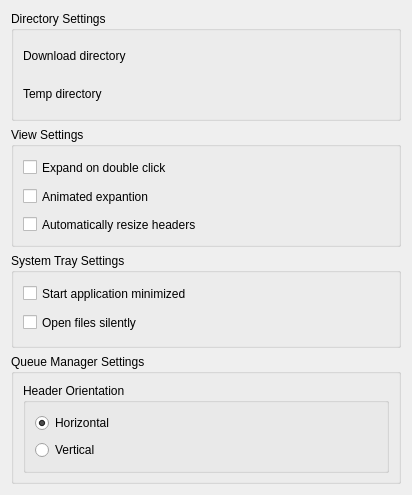
<ui version="4.0" >
 <class>DisplaySettings</class>
 <widget class="QWidget" name="DisplaySettings" >
  <property name="geometry" >
   <rect>
    <x>0</x>
    <y>0</y>
    <width>398</width>
    <height>479</height>
   </rect>
  </property>
  <property name="windowTitle" >
   <string>Display</string>
  </property>
  <layout class="QVBoxLayout" name="verticalLayout_6" >
   <item>
    <widget class="QGroupBox" name="directorySettings" >
     <property name="minimumSize" >
      <size>
       <width>390</width>
       <height>110</height>
      </size>
     </property>
     <property name="title" >
      <string>Directory Settings</string>
     </property>
     <layout class="QVBoxLayout" name="verticalLayout_3" >
      <item>
       <layout class="QHBoxLayout" name="horizontalLayout_6" >
        <item>
         <widget class="QLabel" name="label_6" >
          <property name="minimumSize" >
           <size>
            <width>122</width>
            <height>30</height>
           </size>
          </property>
          <property name="text" >
           <string>Download directory</string>
          </property>
          <property name="buddy" >
           <cstring>kcfg_downloadDirectory</cstring>
          </property>
         </widget>
        </item>
        <item>
         <widget class="KUrlRequester" name="kcfg_downloadDirectory" >
          <property name="sizePolicy" >
           <sizepolicy vsizetype="Preferred" hsizetype="Expanding" >
            <horstretch>0</horstretch>
            <verstretch>0</verstretch>
           </sizepolicy>
          </property>
         </widget>
        </item>
       </layout>
      </item>
      <item>
       <layout class="QHBoxLayout" name="horizontalLayout_5" >
        <item>
         <widget class="QLabel" name="label_5" >
          <property name="minimumSize" >
           <size>
            <width>122</width>
            <height>30</height>
           </size>
          </property>
          <property name="text" >
           <string>Temp directory</string>
          </property>
          <property name="buddy" >
           <cstring>kcfg_tempDirectory</cstring>
          </property>
         </widget>
        </item>
        <item>
         <widget class="KUrlRequester" name="kcfg_tempDirectory" >
          <property name="sizePolicy" >
           <sizepolicy vsizetype="Preferred" hsizetype="Expanding" >
            <horstretch>0</horstretch>
            <verstretch>0</verstretch>
           </sizepolicy>
          </property>
         </widget>
        </item>
       </layout>
      </item>
     </layout>
    </widget>
   </item>
   <item>
    <widget class="QGroupBox" name="viewSettings" >
     <property name="minimumSize" >
      <size>
       <width>240</width>
       <height>120</height>
      </size>
     </property>
     <property name="title" >
      <string>View Settings</string>
     </property>
     <layout class="QVBoxLayout" name="verticalLayout" >
      <item>
       <widget class="QCheckBox" name="kcfg_expandOnDoubleClick" >
        <property name="minimumSize" >
         <size>
          <width>220</width>
          <height>23</height>
         </size>
        </property>
        <property name="text" >
         <string>Expand on double click</string>
        </property>
       </widget>
      </item>
      <item>
       <widget class="QCheckBox" name="kcfg_animatedExpantion" >
        <property name="minimumSize" >
         <size>
          <width>220</width>
          <height>23</height>
         </size>
        </property>
        <property name="text" >
         <string>Animated expantion</string>
        </property>
       </widget>
      </item>
      <item>
       <widget class="QCheckBox" name="kcfg_automaticallyResizeHeaders" >
        <property name="minimumSize" >
         <size>
          <width>220</width>
          <height>23</height>
         </size>
        </property>
        <property name="text" >
         <string>Automatically resize headers</string>
        </property>
       </widget>
      </item>
     </layout>
    </widget>
   </item>
   <item>
    <widget class="QGroupBox" name="systemTraySettings" >
     <property name="minimumSize" >
      <size>
       <width>240</width>
       <height>95</height>
      </size>
     </property>
     <property name="title" >
      <string>System Tray Settings</string>
     </property>
     <layout class="QVBoxLayout" name="verticalLayout_2" >
      <item>
       <widget class="QCheckBox" name="kcfg_startMinimized" >
        <property name="minimumSize" >
         <size>
          <width>220</width>
          <height>23</height>
         </size>
        </property>
        <property name="text" >
         <string>Start application minimized</string>
        </property>
       </widget>
      </item>
      <item>
       <widget class="QCheckBox" name="kcfg_openFilesSilently" >
        <property name="minimumSize" >
         <size>
          <width>220</width>
          <height>23</height>
         </size>
        </property>
        <property name="text" >
         <string>Open files silently</string>
        </property>
       </widget>
      </item>
     </layout>
    </widget>
   </item>
   <item>
    <widget class="QGroupBox" name="queueManagerWidgetSettings" >
     <property name="minimumSize" >
      <size>
       <width>390</width>
       <height>130</height>
      </size>
     </property>
     <property name="title" >
      <string>Queue Manager Settings</string>
     </property>
     <layout class="QVBoxLayout" name="verticalLayout_5" >
      <item>
       <widget class="QGroupBox" name="headerOrientation" >
        <property name="minimumSize" >
         <size>
          <width>140</width>
          <height>90</height>
         </size>
        </property>
        <property name="title" >
         <string>Header Orientation</string>
        </property>
        <layout class="QVBoxLayout" name="verticalLayout_4" >
         <item>
          <widget class="QRadioButton" name="kcfg_headerOrientationHorizontal" >
           <property name="text" >
            <string>Horizontal</string>
           </property>
           <property name="checked" >
            <bool>true</bool>
           </property>
          </widget>
         </item>
         <item>
          <widget class="QRadioButton" name="kcfg_headerOrientationVertical" >
           <property name="text" >
            <string>Vertical</string>
           </property>
          </widget>
         </item>
        </layout>
       </widget>
      </item>
     </layout>
    </widget>
   </item>
   <item>
    <spacer name="verticalSpacer" >
     <property name="orientation" >
      <enum>Qt::Vertical</enum>
     </property>
     <property name="sizeHint" stdset="0" >
      <size>
       <width>20</width>
       <height>40</height>
      </size>
     </property>
    </spacer>
   </item>
  </layout>
 </widget>
 <customwidgets>
  <customwidget>
   <class>KUrlRequester</class>
   <extends>QFrame</extends>
   <header>kurlrequester.h</header>
  </customwidget>
 </customwidgets>
 <resources/>
 <connections/>
</ui>
